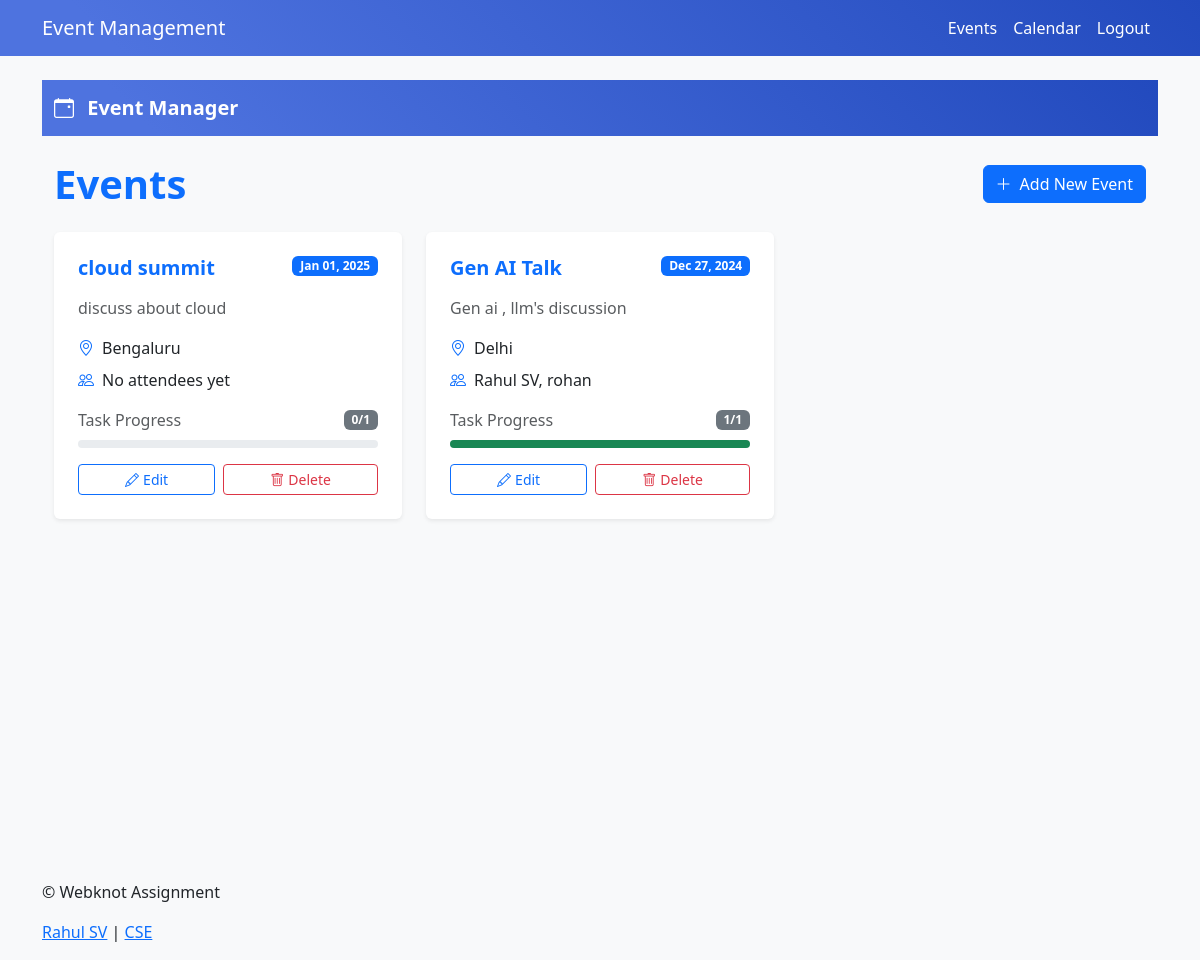
/events/ (signed in), run on the app's committed database.
### EventApp/models.py (models this page shows, shortened)
class Event(models.Model):
    name = models.CharField(max_length=255)
    description = models.TextField()
    location = models.CharField(max_length=255)
    date = models.DateField()
    attendees = models.ManyToManyField('Attendee', related_name='events', blank=True)

class Attendee(models.Model):
    name = models.CharField(max_length=255)
    email = models.EmailField(unique=True)

### EventApp/views.py (the view)
# urls.py: path('events/', views.event_list, name='event_list'),  # List all events
@login_required
def event_list(request):
    events = Event.objects.annotate(
        total_tasks=Count('tasks'),
        completed_tasks=Count('tasks', filter=Q(tasks__status='Completed'))
    )
    return render(request, 'EventApp/event_list.html', {'events': events})

### EventApp/templatetags/event_filters.py (called while the page is built)
@register.filter
def calculate_progress(completed, total):
    try:
        return int((completed / total) * 100)
    except (ValueError, ZeroDivisionError):
        return 0

### EventApp/templates/EventApp/event_list.html (shortened to what this page needs)
{% extends 'EventApp/base.html' %}
{% load event_filters %}
{% block content %}
<div class="min-vh-100 bg-light">
    <nav class="navbar navbar-expand-lg navbar-dark bg-gradient-primary">
        <div class="container-fluid">
            <a class="navbar-brand fw-bold" href="{% url 'home' %}">
                <i class="bi bi-calendar-event me-2"></i>
                Event Manager
            </a>
        </div>
    </nav>
    <div class="container py-4">
        <div class="d-flex justify-content-between align-items-center mb-4">
            <h1 class="fw-bold text-primary mb-0">Events</h1>
            <a href="{% url 'add_event' %}" class="btn btn-primary">
                <i class="bi bi-plus-lg me-2"></i>Add New Event
            </a>
        </div>
        {% if events %}
            <div class="row g-4">
                {% for event in events %}
                    <div class="col-md-6 col-lg-4">
                        <div class="card h-100 border-0 shadow-sm">
                            <div class="card-body p-4">
                                <div class="d-flex justify-content-between align-items-start mb-3">
                                    <h5 class="card-title fw-bold text-primary mb-0">{{ event.name }}</h5>
                                    <span class="badge bg-primary">{{ event.date|date:"M d, Y" }}</span>
                                </div>
                                <p class="card-text text-muted mb-3">{{ event.description }}</p>
                                <div class="mb-3">
                                    <div class="d-flex align-items-center mb-2">
                                        <i class="bi bi-geo-alt text-primary me-2"></i>
                                        <span>{{ event.location }}</span>
                                    </div>
                                    <div class="d-flex align-items-center mb-2">
                                        <i class="bi bi-people text-primary me-2"></i>
                                        <span>
                                            {% if event.attendees.all %}
                                                {% for attendee in event.attendees.all %}
                                                    {{ attendee.name }}{% if not forloop.last %}, {% endif %}
                                                {% endfor %}
                                            {% else %}
                                                No attendees yet
                                            {% endif %}
                                        </span>
                                    </div>
                                </div>
                                {% if event.total_tasks > 0 %}
                                    <div class="mb-3">
                                        <div class="d-flex justify-content-between align-items-center mb-2">
                                            <span class="text-muted">Task Progress</span>
                                            <span class="badge bg-secondary">
                                                {{ event.completed_tasks }}/{{ event.total_tasks }}
                                            </span>
                                        </div>
                                        <div class="progress" style="height: 8px;">
                                            <div class="progress-bar bg-success"
                                                 role="progressbar"
                                                 style="width: {{ event.completed_tasks|calculate_progress:event.total_tasks }}%;"
                                                 aria-valuenow="{{ event.completed_tasks }}"
                                                 aria-valuemin="0"
                                                 aria-valuemax="{{ event.total_tasks }}">
                                            </div>
                                        </div>
                                    </div>
                                {% endif %}
                                <div class="d-flex gap-2 mt-auto">
                                    <a href="{% url 'edit_event' event.id %}" class="btn btn-outline-primary btn-sm flex-grow-1">
                                        <i class="bi bi-pencil me-1"></i>Edit
                                    </a>
                                    <form action="{% url 'delete_event' event.id %}"
                                          method="post"
                                          class="flex-grow-1"
                                          onsubmit="return confirm('Are you sure you want to delete this event?');">
                                        <button type="submit" class="btn btn-outline-danger btn-sm w-100">
                                            <i class="bi bi-trash me-1"></i>Delete
                                        </button>
                                    </form>
                                </div>
                            </div>
                        </div>
                    </div>
                {% endfor %}
            </div>
        {% endif %}
    </div>
</div>
{% endblock %}

### EventApp/templates/EventApp/base.html (shortened to what this page needs)
<!DOCTYPE html>
<html lang="en">
<head>
    <link href="https://cdn.jsdelivr.net/npm/bootstrap@5.3.2/dist/css/bootstrap.min.css" rel="stylesheet">
    <link rel="stylesheet" href="https://cdn.jsdelivr.net/npm/bootstrap-icons@1.11.1/font/bootstrap-icons.css">
    <link href="https://cdn.jsdelivr.net/npm/fullcalendar@6.1.8/index.global.min.css" rel="stylesheet">
</head>
<body class="bg-light">
    <nav class="navbar navbar-expand-lg navbar-light bg-gradient-primary">
        <div class="container">
            <a class="navbar-brand text-white" href="/">Event Management</a>
            <div class="collapse navbar-collapse" id="navbarNav">
                <ul class="navbar-nav ms-auto">
                    {% if user.is_authenticated %}
                        <li class="nav-item">
                            <a class="nav-link text-white" href="{% url 'event_list' %}">Events</a>
                        </li>
                        <li class="nav-item">
                            <a class="nav-link text-white" href="{% url 'calendar' %}">Calendar</a>
                        </li>
                        <li class="nav-item">
                            <form action="{% url 'logout' %}" method="post" style="display: inline;">
                                <button type="submit" class="btn btn-link nav-link text-white">Logout</button>
                            </form>
                        </li>
                    {% else %}
                        <li class="nav-item">
                            <a class="nav-link text-white" href="{% url 'login' %}">Login</a>
                        </li>
                    {% endif %}
                </ul>
            </div>
        </div>
    </nav>
    <div class="container mt-4">
        {% block content %}
        {% endblock %}
    </div>
    <footer>
        <div class="container">
            <p>&copy; Webknot Assignment </p>
            <p>
                <a href="#">Rahul SV</a> | <a href="#">CSE</a>
            </p>
        </div>
    </footer>
</body>
</html>

### EventApp/templates/EventApp/base.html (style rules this page uses)
.nav-link { transition: all 0.3s ease; }
.card { transition: all 0.3s ease; }
.bg-gradient-primary { background: linear-gradient(45deg, #4e73df 10%, #224abe 100%); }

### data on the page
Event: name "cloud summit", date "Jan 01, 2025", description "discuss about cloud", location "Bengaluru", shows "No attendees yet", completed_tasks "0", total_tasks "1"
Event: name "Gen AI Talk", date "Dec 27, 2024", description "Gen ai , llm's discussion", location "Delhi", completed_tasks "1", total_tasks "1"
Attendee: name "Rahul SV"
Attendee: name "rohan"
